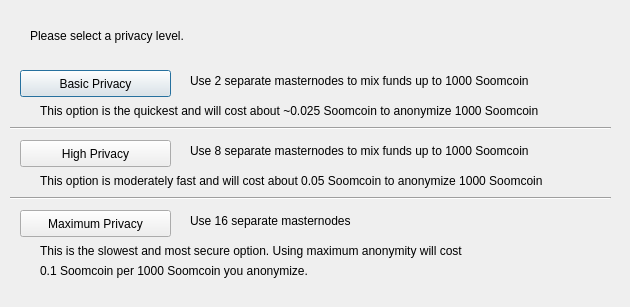
<?xml version="1.0" encoding="UTF-8"?>
<ui version="4.0">
 <class>DarksendConfig</class>
 <widget class="QDialog" name="DarksendConfig">
  <property name="geometry">
   <rect>
    <x>0</x>
    <y>0</y>
    <width>630</width>
    <height>307</height>
   </rect>
  </property>
  <property name="windowTitle">
   <string>Configure Darksend</string>
  </property>
  <widget class="QPushButton" name="buttonBasic">
   <property name="geometry">
    <rect>
     <x>20</x>
     <y>70</y>
     <width>151</width>
     <height>27</height>
    </rect>
   </property>
   <property name="text">
    <string>Basic Privacy</string>
   </property>
  </widget>
  <widget class="QPushButton" name="buttonHigh">
   <property name="geometry">
    <rect>
     <x>20</x>
     <y>140</y>
     <width>151</width>
     <height>27</height>
    </rect>
   </property>
   <property name="text">
    <string>High Privacy</string>
   </property>
  </widget>
  <widget class="QPushButton" name="buttonMax">
   <property name="geometry">
    <rect>
     <x>20</x>
     <y>210</y>
     <width>151</width>
     <height>27</height>
    </rect>
   </property>
   <property name="text">
    <string>Maximum Privacy</string>
   </property>
  </widget>
  <widget class="QLabel" name="label">
   <property name="geometry">
    <rect>
     <x>30</x>
     <y>20</y>
     <width>571</width>
     <height>31</height>
    </rect>
   </property>
   <property name="text">
    <string>Please select a privacy level.</string>
   </property>
  </widget>
  <widget class="QLabel" name="label_2">
   <property name="geometry">
    <rect>
     <x>190</x>
     <y>70</y>
     <width>421</width>
     <height>21</height>
    </rect>
   </property>
   <property name="text">
    <string>Use 2 separate masternodes to mix funds up to 1000 Soomcoin</string>
   </property>
  </widget>
  <widget class="QLabel" name="label_3">
   <property name="geometry">
    <rect>
     <x>190</x>
     <y>140</y>
     <width>411</width>
     <height>21</height>
    </rect>
   </property>
   <property name="text">
    <string>Use 8 separate masternodes to mix funds up to 1000 Soomcoin</string>
   </property>
  </widget>
  <widget class="QLabel" name="label_4">
   <property name="geometry">
    <rect>
     <x>190</x>
     <y>210</y>
     <width>421</width>
     <height>21</height>
    </rect>
   </property>
   <property name="text">
    <string>Use 16 separate masternodes</string>
   </property>
  </widget>
  <widget class="QLabel" name="label_6">
   <property name="geometry">
    <rect>
     <x>40</x>
     <y>100</y>
     <width>561</width>
     <height>21</height>
    </rect>
   </property>
   <property name="text">
    <string>This option is the quickest and will cost about ~0.025 Soomcoin to anonymize 1000 Soomcoin</string>
   </property>
  </widget>
  <widget class="QLabel" name="label_7">
   <property name="geometry">
    <rect>
     <x>40</x>
     <y>170</y>
     <width>561</width>
     <height>21</height>
    </rect>
   </property>
   <property name="text">
    <string>This option is moderately fast and will cost about 0.05 Soomcoin to anonymize 1000 Soomcoin</string>
   </property>
  </widget>
  <widget class="QLabel" name="label_8">
   <property name="geometry">
    <rect>
     <x>40</x>
     <y>240</y>
     <width>561</width>
     <height>21</height>
    </rect>
   </property>
   <property name="text">
    <string>This is the slowest and most secure option. Using maximum anonymity will cost</string>
   </property>
  </widget>
  <widget class="QLabel" name="label_9">
   <property name="geometry">
    <rect>
     <x>40</x>
     <y>260</y>
     <width>561</width>
     <height>21</height>
    </rect>
   </property>
   <property name="text">
    <string>0.1 Soomcoin per 1000 Soomcoin you anonymize.</string>
   </property>
  </widget>
  <widget class="Line" name="line">
   <property name="geometry">
    <rect>
     <x>10</x>
     <y>120</y>
     <width>601</width>
     <height>16</height>
    </rect>
   </property>
   <property name="orientation">
    <enum>Qt::Horizontal</enum>
   </property>
  </widget>
  <widget class="Line" name="line_2">
   <property name="geometry">
    <rect>
     <x>10</x>
     <y>190</y>
     <width>601</width>
     <height>16</height>
    </rect>
   </property>
   <property name="orientation">
    <enum>Qt::Horizontal</enum>
   </property>
  </widget>
 </widget>
 <resources/>
 <connections/>
</ui>
